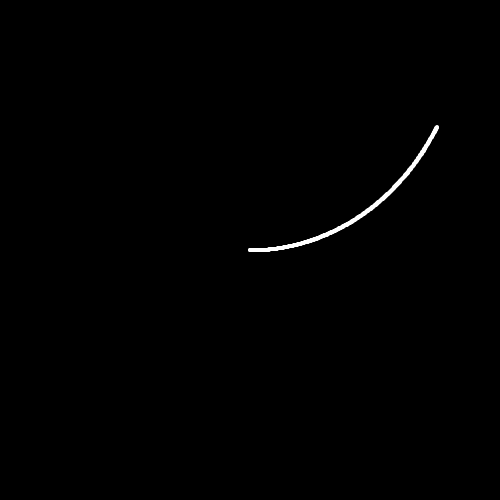
Frame 1 (no input)
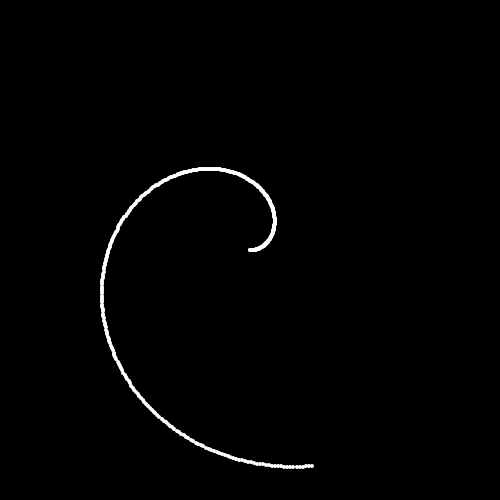
Frame 60 (the mouse pressed at the canvas centre just before this capture)
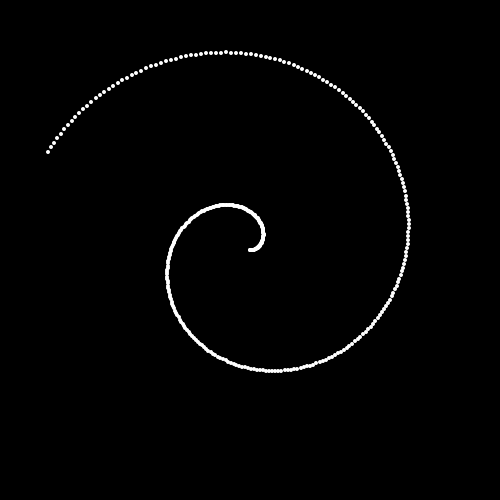
Frame 120 (the mouse held since frame 60 and released just before this capture)

The Processing sketch that drew these frames (run headless with seeded random() and noise(); from frame 60 on, the mouse is pressed at the canvas centre):

// Processing sketch: processing_1257
// ── processing_1257.pde

// Transcription of program columnBC
// originally prepared by Paul Rother for John Whitney for the book "Digital Harmony"
// ported to the Processing language by Jim Bumgardner
 
float stepstart = 0,
      stepend = 1/60.0,
      xleft = 38,
      ybottom = 18,
       
      radius = 85,
      xcenter = 140,
      ycenter = 96,
      speed = .1;
 
int  npoints = 360,
     ilength = 170;
 
void setup()
{
  size(500,500);
  radius = height*.9/2;
  xcenter = width/2;
  ycenter = height/2;
  // framerate(24);
  noStroke();
  fill(255);
}
 
void draw()
{
  background(0); // erase
  float ftime = millis()*.001*speed;
  float step = stepstart + (ftime * (stepend - stepstart));
 
  for (int i = 0; i < npoints; ++i)
  {
    float a = 2*PI * step * i;
    float radiusi = radius; // radius*sin(a*ftime); VERY NICE
    float x = xcenter + cos(a) * (i/(float)npoints) * radiusi;
    float y = ycenter + sin(a) * (i/(float)npoints) * radiusi;
    ellipse((int) x, height-(int) y, 4,4);
  }
}
